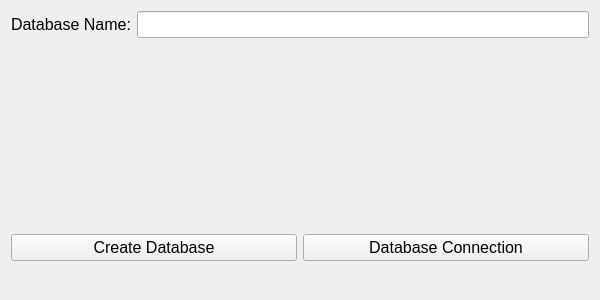
<?xml version="1.0" encoding="UTF-8"?>
<ui version="4.0">
 <class>Form</class>
 <widget class="QWidget" name="Form">
  <property name="geometry">
   <rect>
    <x>0</x>
    <y>0</y>
    <width>600</width>
    <height>300</height>
   </rect>
  </property>
  <property name="windowTitle">
   <string>Form</string>
  </property>
  <layout class="QVBoxLayout" name="verticalLayout">
   <item>
    <layout class="QHBoxLayout" name="horizontalLayout">
     <item>
      <widget class="QLabel" name="label">
       <property name="font">
        <font>
         <pointsize>12</pointsize>
        </font>
       </property>
       <property name="text">
        <string>Database Name:</string>
       </property>
      </widget>
     </item>
     <item>
      <widget class="QLineEdit" name="lineEdit">
       <property name="font">
        <font>
         <pointsize>12</pointsize>
        </font>
       </property>
      </widget>
     </item>
    </layout>
   </item>
   <item>
    <spacer name="verticalSpacer">
     <property name="orientation">
      <enum>Qt::Vertical</enum>
     </property>
     <property name="sizeHint" stdset="0">
      <size>
       <width>20</width>
       <height>40</height>
      </size>
     </property>
    </spacer>
   </item>
   <item>
    <layout class="QHBoxLayout" name="horizontalLayout_2">
     <item>
      <widget class="QPushButton" name="pushButton_createdb">
       <property name="font">
        <font>
         <pointsize>12</pointsize>
        </font>
       </property>
       <property name="text">
        <string>Create Database</string>
       </property>
      </widget>
     </item>
     <item>
      <widget class="QPushButton" name="pushButton_dbcon">
       <property name="font">
        <font>
         <pointsize>12</pointsize>
        </font>
       </property>
       <property name="text">
        <string>Database Connection</string>
       </property>
      </widget>
     </item>
    </layout>
   </item>
   <item>
    <widget class="QLabel" name="label_result">
     <property name="font">
      <font>
       <pointsize>14</pointsize>
       <bold>true</bold>
      </font>
     </property>
     <property name="text">
      <string/>
     </property>
    </widget>
   </item>
  </layout>
 </widget>
 <resources/>
 <connections/>
</ui>
